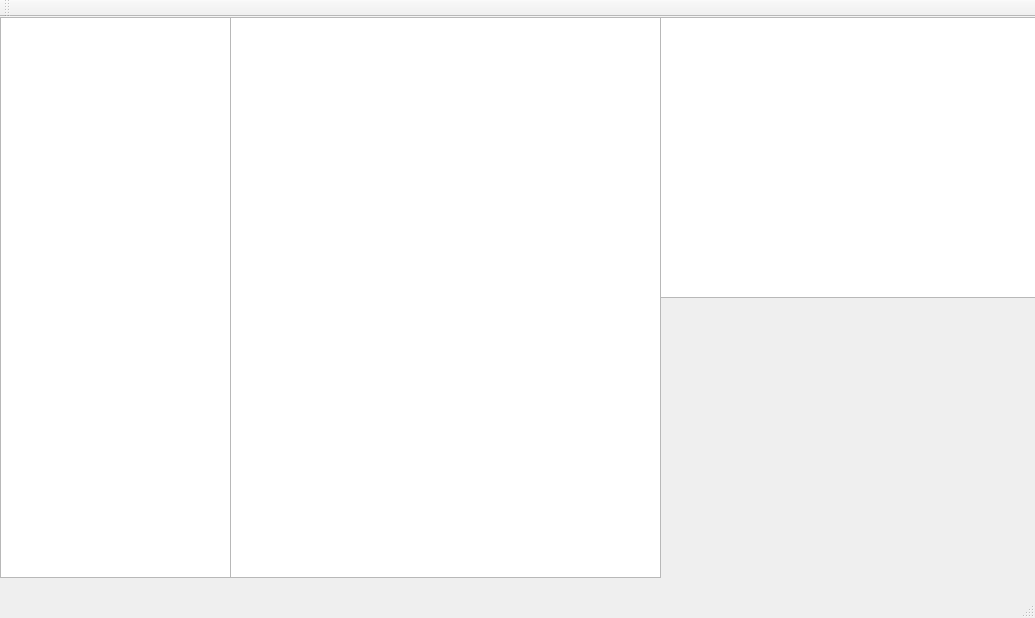
<?xml version="1.0" encoding="UTF-8"?>
<ui version="4.0">
 <class>MainWindow</class>
 <widget class="QMainWindow" name="MainWindow">
  <property name="geometry">
   <rect>
    <x>0</x>
    <y>0</y>
    <width>1035</width>
    <height>618</height>
   </rect>
  </property>
  <property name="windowTitle">
   <string>MainWindow</string>
  </property>
  <widget class="QWidget" name="centralWidget">
   <widget class="QTreeView" name="treeView">
    <property name="geometry">
     <rect>
      <x>0</x>
      <y>0</y>
      <width>231</width>
      <height>561</height>
     </rect>
    </property>
   </widget>
   <widget class="QTextBrowser" name="textBrowser">
    <property name="geometry">
     <rect>
      <x>230</x>
      <y>0</y>
      <width>431</width>
      <height>561</height>
     </rect>
    </property>
   </widget>
   <widget class="TextEditHighlighted" name="editor">
    <property name="geometry">
     <rect>
      <x>660</x>
      <y>0</y>
      <width>381</width>
      <height>281</height>
     </rect>
    </property>
   </widget>
   <widget class="QTermWidget" name="console" native="true">
    <property name="geometry">
     <rect>
      <x>660</x>
      <y>280</y>
      <width>381</width>
      <height>281</height>
     </rect>
    </property>
   </widget>
  </widget>
  <widget class="QMenuBar" name="menuBar">
   <property name="geometry">
    <rect>
     <x>0</x>
     <y>0</y>
     <width>1035</width>
     <height>25</height>
    </rect>
   </property>
  </widget>
  <widget class="QToolBar" name="mainToolBar">
   <attribute name="toolBarArea">
    <enum>TopToolBarArea</enum>
   </attribute>
   <attribute name="toolBarBreak">
    <bool>false</bool>
   </attribute>
  </widget>
  <widget class="QStatusBar" name="statusBar"/>
 </widget>
 <layoutdefault spacing="6" margin="11"/>
 <customwidgets>
  <customwidget>
   <class>TextEditHighlighted</class>
   <extends>QTextEdit</extends>
   <header>srchiliteqt/TextEditHighlighted.h</header>
  </customwidget>
  <customwidget>
   <class>QTermWidget</class>
   <extends>QWidget</extends>
   <header location="global">qtermwidget4/qtermwidget.h</header>
   <container>1</container>
  </customwidget>
 </customwidgets>
 <resources/>
 <connections/>
</ui>
